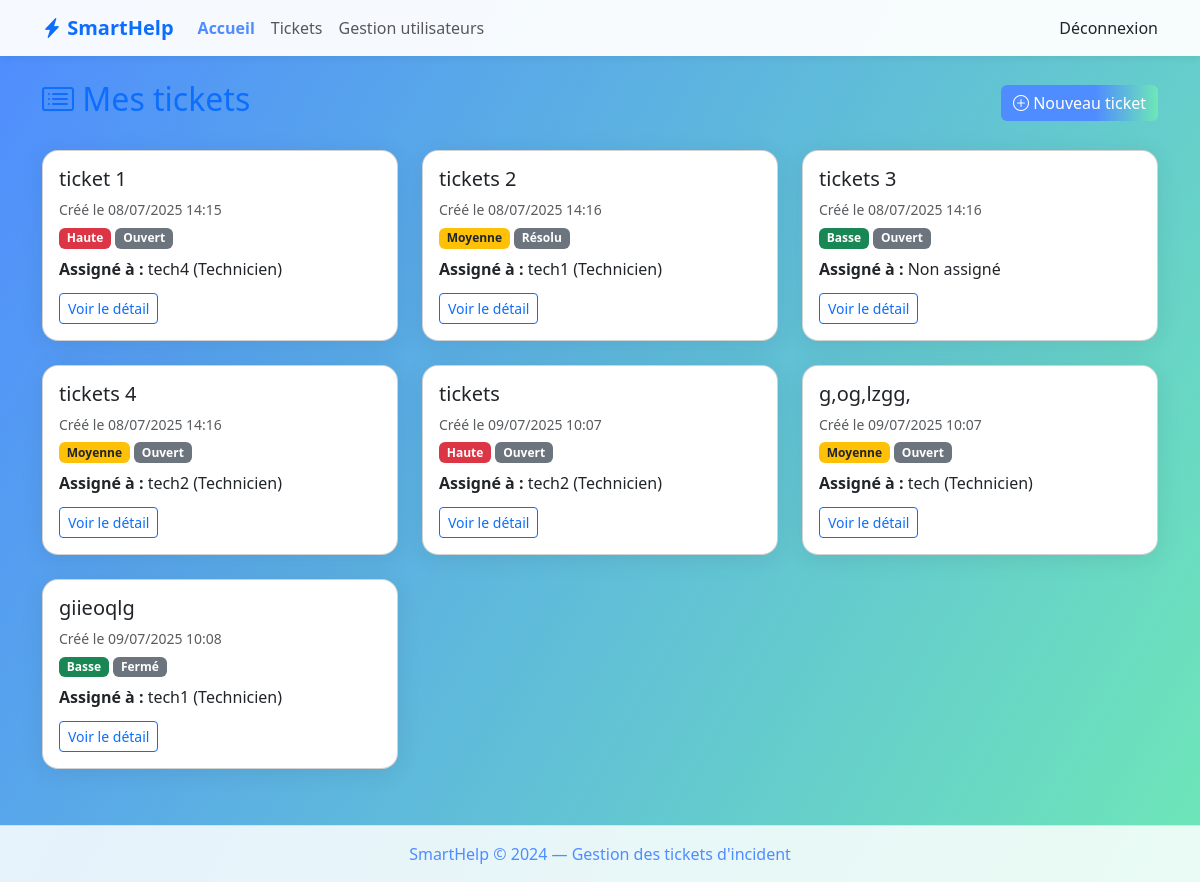
The page /tickets/ (signed in) on the database its author committed.
### tickets/models.py (models this page shows, shortened)
class Ticket(models.Model):
    URGENCE_CHOICES = [
        ('basse', 'Basse'),
        ('moyenne', 'Moyenne'),
        ('haute', 'Haute'),
    ]
    STATUT_CHOICES = [
        ('ouvert', 'Ouvert'),
        ('en_cours', 'En cours'),
        ('en_attente', 'En attente'),
        ('resolu', 'Résolu'),
        ('ferme', 'Fermé'),
    ]
    titre = models.CharField(max_length=200)
    description = models.TextField()
    date_creation = models.DateTimeField(auto_now_add=True)
    urgence = models.CharField(max_length=10, choices=URGENCE_CHOICES, default='moyenne')
    statut = models.CharField(max_length=20, choices=STATUT_CHOICES, default='ouvert')
    auteur = models.ForeignKey(settings.AUTH_USER_MODEL, related_name='tickets_crees', on_delete=models.CASCADE)
    technicien_assigne = models.ForeignKey(settings.AUTH_USER_MODEL, related_name='tickets_assignes', on_delete=models.SET_NULL, null=True, blank=True)
    piece_jointe = models.FileField(upload_to='pieces_jointes/', null=True, blank=True)

### users/models.py (models this page shows)
class User(AbstractUser):
    ROLE_CHOICES = [
        ('admin', 'Administrateur'),
        ('technicien', 'Technicien'),
        ('utilisateur', 'Utilisateur'),
    ]
    role = models.CharField(max_length=20, choices=ROLE_CHOICES, default='utilisateur')
    def __str__(self):
        return f"{self.username} ({self.get_role_display()})"

### tickets/views.py (the view)
# urls.py: path('', tickets_list, name='tickets_list'),
@login_required
def tickets_list(request):
    if request.user.role == 'admin':
        tickets = Ticket.objects.all()
    elif request.user.role == 'technicien':
        tickets = Ticket.objects.filter(technicien_assigne=request.user)
    else:
        tickets = Ticket.objects.filter(auteur=request.user)
    return render(request, 'tickets_list.html', {'tickets': tickets})

### templates/tickets_list.html
{% extends 'base.html' %}
{% block content %}
<div class="d-flex justify-content-between align-items-center mb-4">
    <h2 class="text-primary"><i class="bi bi-card-list"></i> Mes tickets</h2>
    <a href="/tickets/create/" class="btn btn-primary"><i class="bi bi-plus-circle"></i> Nouveau ticket</a>
</div>
<div class="row">
    {% for ticket in tickets %}
    <div class="col-md-6 col-lg-4 mb-4">
        <div class="card h-100">
            <div class="card-body">
                <h5 class="card-title">{{ ticket.titre }}</h5>
                <p class="card-text small text-muted mb-1">Créé le {{ ticket.date_creation|date:"d/m/Y H:i" }}</p>
                {% if ticket.urgence == 'haute' %}
                    <span class="badge bg-danger">{{ ticket.get_urgence_display }}</span>
                {% elif ticket.urgence == 'moyenne' %}
                    <span class="badge bg-warning text-dark">{{ ticket.get_urgence_display }}</span>
                {% else %}
                    <span class="badge bg-success">{{ ticket.get_urgence_display }}</span>
                {% endif %}
                <span class="badge bg-secondary">{{ ticket.get_statut_display }}</span>
                <p class="mt-2 mb-1"><strong>Assigné à :</strong> {{ ticket.technicien_assigne|default:'Non assigné' }}</p>
                <a href="/tickets/{{ ticket.id }}/" class="btn btn-outline-primary btn-sm mt-2">Voir le détail</a>
            </div>
        </div>
    </div>
    {% empty %}
    <div class="col-12">
        <div class="alert alert-info">Aucun ticket pour le moment.</div>
    </div>
    {% endfor %}
</div>
{% endblock %}

### templates/base.html (style rules this page uses)
body { background: linear-gradient(120deg, #4f8cff 0%, #6ee7b7 100%); min-height: 100vh; font-family: 'Segoe UI', 'Roboto', Arial, sans-serif; }
.card { border-radius: 1rem; box-shadow: 0 4px 24px rgba(0,0,0,0.08); }
.btn-primary { background: linear-gradient(90deg, #4f8cff 60%, #6ee7b7 100%); border: none; }

### rows shown on the page
Ticket: titre "ticket 1", date_creation "08/07/2025 14:15", urgence "Haute", statut "Ouvert", technicien_assigne "tech4 (Technicien)"
Ticket: titre "tickets 2", date_creation "08/07/2025 14:16", urgence "Moyenne", statut "Résolu", technicien_assigne "tech1 (Technicien)"
Ticket: titre "tickets 3", date_creation "08/07/2025 14:16", urgence "Basse", statut "Ouvert", technicien_assigne "Non assigné"
Ticket: titre "tickets 4", date_creation "08/07/2025 14:16", urgence "Moyenne", statut "Ouvert", technicien_assigne "tech2 (Technicien)"
Ticket: titre "tickets", date_creation "09/07/2025 10:07", urgence "Haute", statut "Ouvert", technicien_assigne "tech2 (Technicien)"
Ticket: titre "g,og,lzgg,", date_creation "09/07/2025 10:07", urgence "Moyenne", statut "Ouvert", technicien_assigne "tech (Technicien)"
Ticket: titre "giieoqlg", date_creation "09/07/2025 10:08", urgence "Basse", statut "Fermé", technicien_assigne "tech1 (Technicien)"
